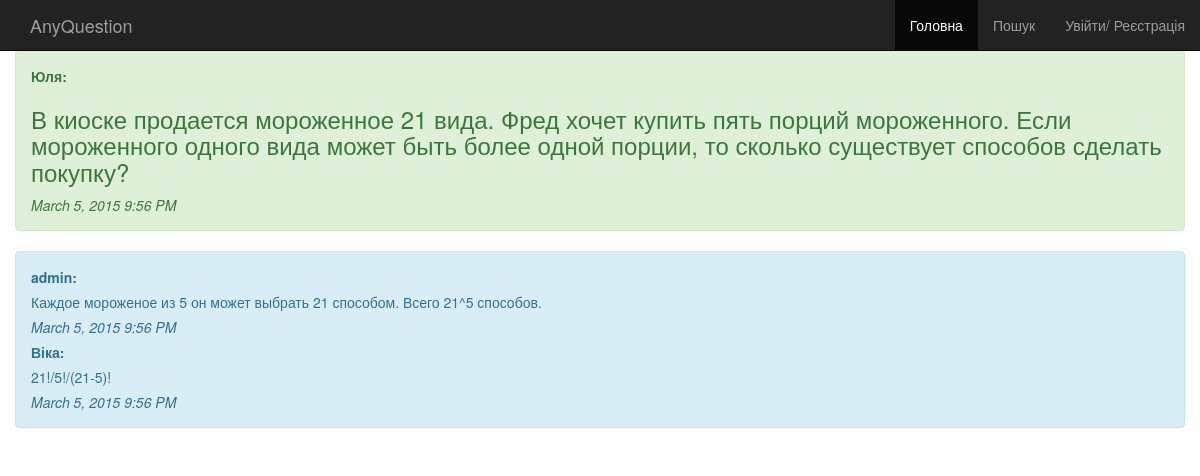
/question=2, run on the app's committed database.
### models.py (models this page shows, shortened)
class User(db.Model, UserMixin):
    id = db.Column(db.Integer, primary_key=True)
    username = db.Column(db.String(80), unique=True)
    email = db.Column(db.String(120), unique=True)
    password = db.Column(db.String(120))

class Question(db.Model):
    __searchable__ = ['text']
    id = db.Column(db.Integer, primary_key=True)
    text = db.Column(db.Text)
    user_id = db.Column(db.Integer, db.ForeignKey('user.id'))
    pub_user = db.relationship('User',
        backref=db.backref('users', lazy='dynamic'))
    pub_date = db.Column(db.DateTime)

class Answer(db.Model):
    id = db.Column(db.Integer, primary_key=True)
    text = db.Column(db.Text)
    pub_date = db.Column(db.DateTime)
    user_id = db.Column(db.Integer, db.ForeignKey('user.id'))
    pub_user = db.relationship('User',
        backref=db.backref('users2', lazy='dynamic'))
    question_id = db.Column(db.Integer, db.ForeignKey('question.id'))
    question = db.relationship('Question',
        backref=db.backref('questions', lazy='dynamic'))

### run.py (the view)
@app.route('/question=<int:question_id>')
def show_question(question_id):
    question = Question.query.filter_by(id=question_id).first()
    answers=Answer.query.filter_by(question_id=question_id)
    return render_template('question.html', question=question, answers=answers)

### momentjs.py (called while the page is built)
    def render(self, format):
        return Markup("<script>\ndocument.write(moment(\"%s\").%s);\n</script>" % (self.timestamp.strftime("%Y-%m-%dT%H:%M:%S Z"), format))

    def format(self, fmt):
        return self.render("format(\"%s\")" % fmt)

### templates/question.html (shortened to what this page needs)
{% extends "base.html" %}
{% block content %}
    <div class="alert alert-success" role="alert">
        <p><strong>{{ question.pub_user.username }}:</strong></p>
        <h3>{{ question.text }}</h3>
        <p><i>{{ momentjs(question.pub_date).format('LLL') }}</i></p>
    </div>
    <div class="alert alert-info" role="alert">
    {% for answer in answers %}
        <p><strong>{{ answer.pub_user.username }}:</strong></p>
        <p>{{ answer.text }}</p>
        <p><i>{{ momentjs(answer.pub_date).format('LLL') }}</i></p>
    {% else %}
        <p>Поки що немає жодних відповідей</p>
    {% endfor %}
    </div>
{% endblock %}

### templates/base.html (style rules this page uses)
body { padding-top: 50px; }

### data on the page
User: pub_user.username "Юля"
Question: text "В киоске продается мороженное 21 вида. Фред хочет купить пять порций мороженного. Если мороженного одного вида может быть более одной порции, то сколько существует способов сделать покупку?"
Answer: pub_user.username "admin", text "Каждое мороженое из 5 он может выбрать 21 способом. Всего 21^5 способов."
Answer: pub_user.username "Віка", text "21!/5!/(21-5)!"
